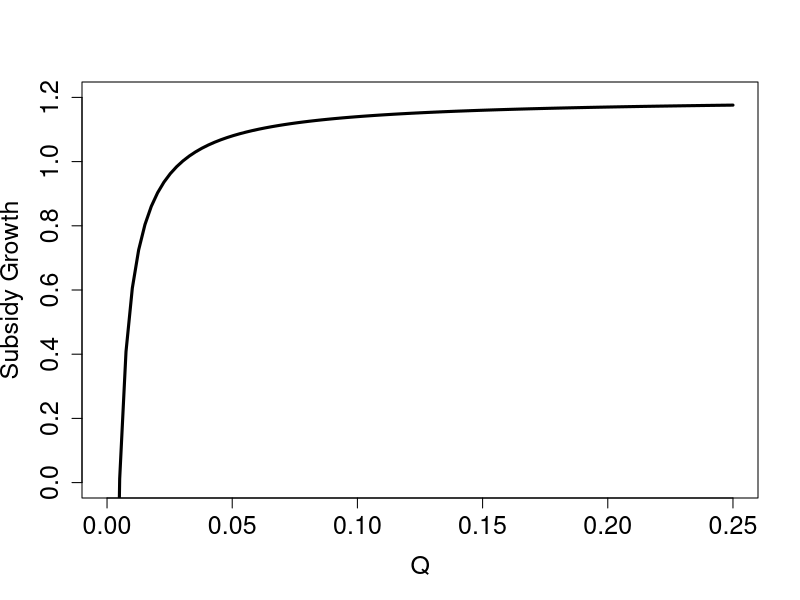
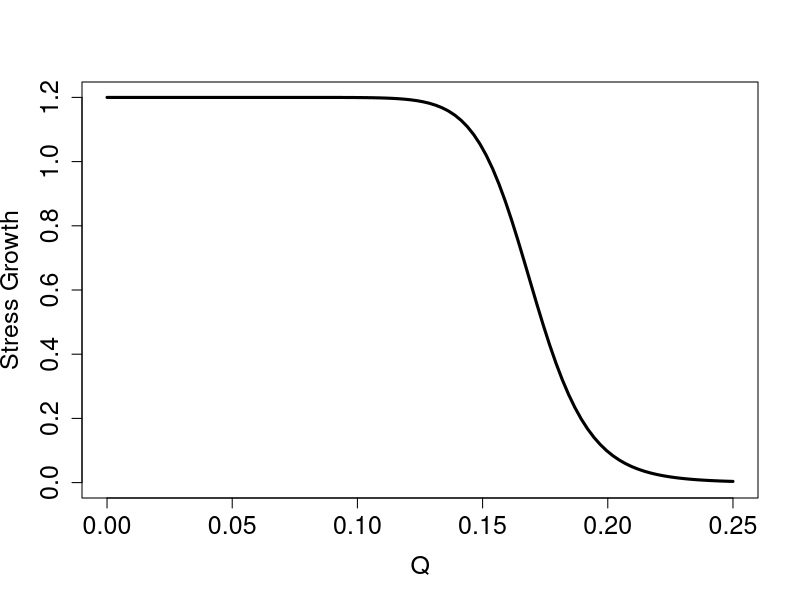
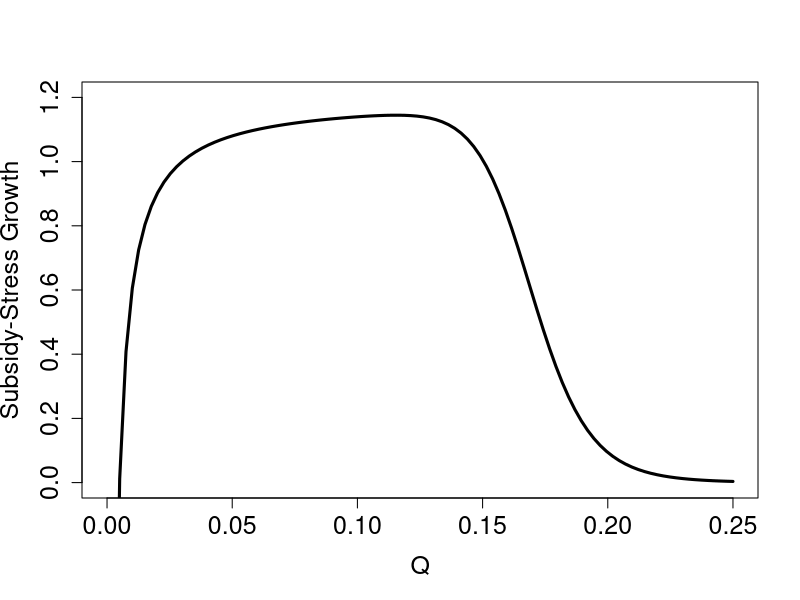
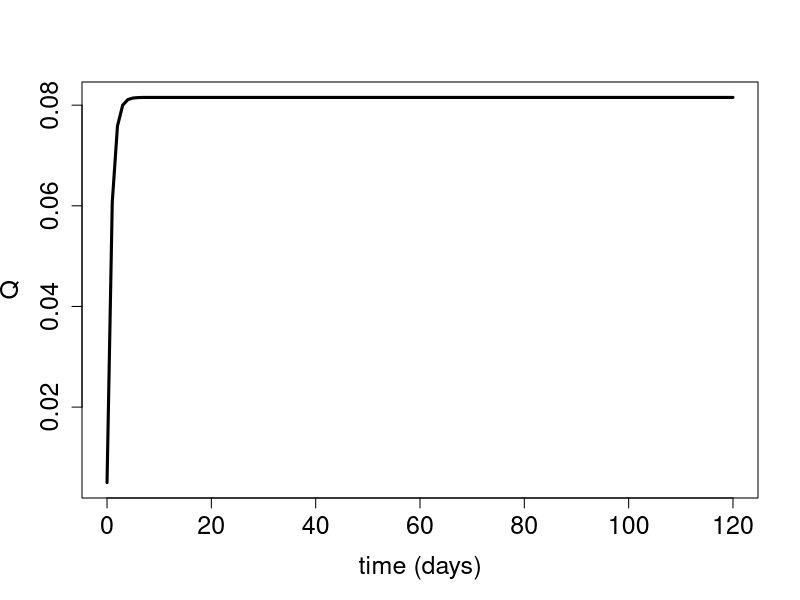
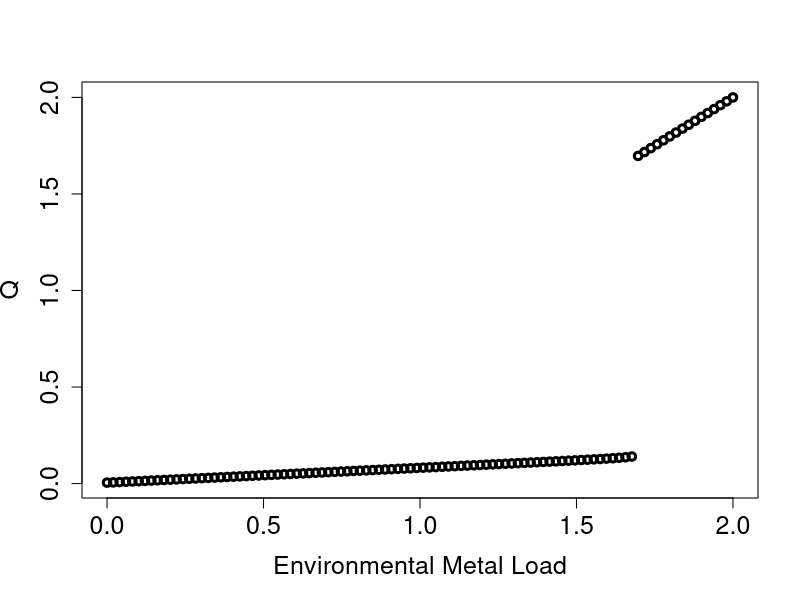
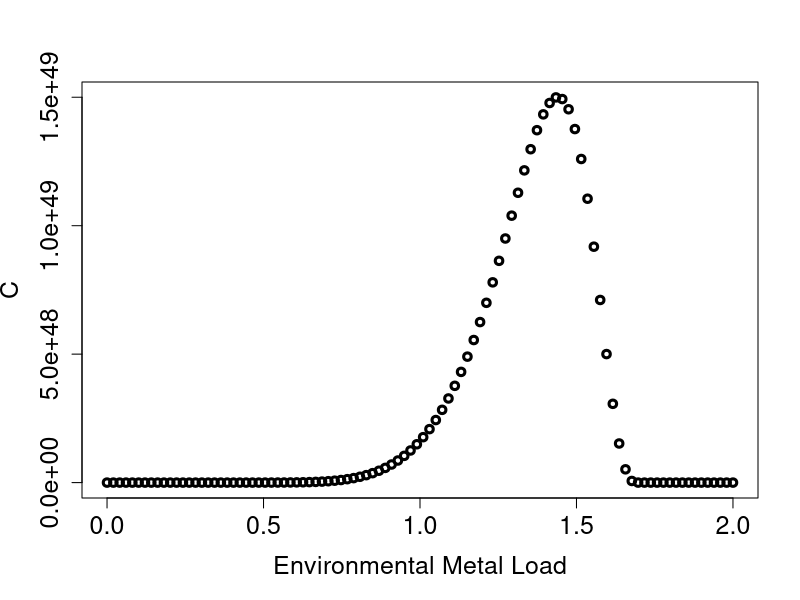

Recreate these plots in R, in order.
## ---- chunk 1
knitr::opts_chunk$set(echo = TRUE)
## ---- chunk 2
#Initialization: load parameter values:
    mu=1.2   #max growth rate
    D=0.2    #death rate
    ke=0.1   #elimination rate
    ku=0.1   #uptake rate
    q=0.005  #min Q required for growth 
    a=0.17   #log-logistic dose-response parameters 
    b=15
    c=0
    d=1
    Me=1  #environmental load
  
 #set parameter list:
parameter_values<-c(mu=mu, D=D, ke=ke, ku=ku, q=q, a=a, b=b, c=c, d=d, Me=Me)

Qvec<-seq(0, 0.25, length.out = 100)
Growth1<-mu*(1-q/Qvec);
Growth2=mu*(c+(d-c)/(1+(Qvec/a)^b)); 
Growth3=mu*(1-q/Qvec)*(c+(d-c)/(1+(Qvec/a)^b));
## ---- chunk 3
plot(Qvec, Growth1, type="l", ylim=c(0,1.2),lwd=3, ylab="Subsidy Growth", xlab="Q", cex.axis=1.5, cex.lab=1.5)
plot(Qvec, Growth2, type="l", ylim=c(0,1.2),lwd=3, ylab="Stress Growth", xlab="Q", cex.axis=1.5, cex.lab=1.5)
plot(Qvec, Growth3, type="l", ylim=c(0,1.2), lwd=3,ylab="Subsidy-Stress Growth", xlab="Q",cex.axis=1.5, cex.lab=1.5)
## ---- chunk 4
#install.packages("deSolve") #required package for ODE solver:
library(deSolve) 

#Model Equations: 
Model_SubsidyStress <- function(t, variables, parameters) 
{with( as.list(c(variables,parameters)),  #lets us access variables and parameters by name 
       { 
       
       G = mu*(1-q/Q)*(c+(d-c)/(1+(Q/a)^b)); #Growth 
       D = D #Death 
       U = ku*Me #Uptake
       E = ke #Elimination
       #System of ODES:
       dC = G*C-D*C
       dQ = U-E*Q-G*Q
       return(list(c(dC,dQ)))
       }) 
} #End Model Equations


  #Initialization: Set time:
  tend=120 #Days for simulation
  time_values<-seq(0,tend)
  
#Initialization: Set initial conditions:  
  initial_values <- c(C=1,Q=q)

#Solve Model 
Model_solutions <- ode(
  y = initial_values,
  times = time_values,
  func = Model_SubsidyStress,
  parms = parameter_values 
)

Model_solutions<-as.data.frame(Model_solutions) #convert output to dataframe so we can use with()
## ---- chunk 5
with(Model_solutions, {plot(time, Q, type = "l", xlab = "time (days)", ylab = "Q", cex.axis=1.5, cex.lab=1.5,lwd=3)})
#with(Model_solutions, {plot(time, C, type = "l", xlab = "time (days)", ylab = "Population Density",cex.axis=1.5, cex.lab=1.5,lwd=3, ) })
## ---- chunk 6
#Define Menv vector to loop over ranges of values:
Me_vec<-seq(0, 2, length.out = 100)

#Define Matrix to store results 
Eq_solutions<-matrix(0, nrow=length(Me_vec), ncol=2) #2 state variables
colnames(Eq_solutions) <- c("C", "Q")
C_eq<-vector("numeric" , length(Me_vec))
Q_eq<-vector("numeric" , length(Me_vec))

for(i in 1:length(Me_vec)){
    #replace beta parameter value 
    Me<-Me_vec[i]
    #reset parameter list:
    parameter_values<-c(mu=mu, D=D, ke=ke, ku=ku, q=q, a=a, b=b, c=c, d=d, Me=Me)
    
    #Solve Model 
    Model_solutions <- ode(
      y = initial_values,
      times = time_values,
      func = Model_SubsidyStress,
      parms = parameter_values 
    )
    #Store results of last values in row of matrix 
    Eq_solutions[i, ]<-Model_solutions[tend, 2:3]
   
    Model_solutions_df<-as.data.frame(Model_solutions) #convert output to dataframe for max function 
    C_eq[i]<-max(Model_solutions_df$C)
    Q_eq[i]<-max(Model_solutions_df$Q)
  }

Eq_solutions<-as.data.frame(Eq_solutions) #convert output to dataframe so we can use with()
## ---- chunk 7
with(Eq_solutions, {plot(Me_vec, Q_eq, xlab = "Environmental Metal Load", ylab = "Q",cex.axis=1.5, cex.lab=1.5,lwd=3)})
with(Eq_solutions, {plot(Me_vec, C_eq, xlab = "Environmental Metal Load", ylab = "C",cex.axis=1.5, cex.lab=1.5,lwd=3)})
